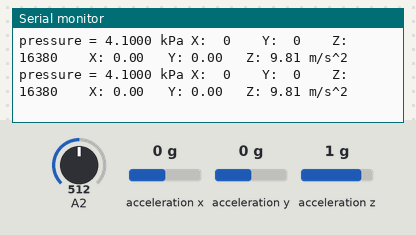
The sketch below on a simulated ATtiny85, built with avr-gcc and run on an emulated ATtiny85. Parts: the last lines printed to the serial monitor. The inputs (shaded band) are chosen by the test bench; at power-on: A2 = 512, acceleration x 0 g, acceleration y 0 g, acceleration z 1 g. Storage starts empty.

Above: at 2.7 s.
2.8 s: A2 set to 109
At 3.18 s:
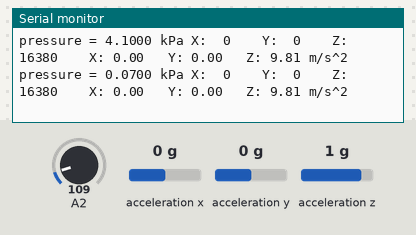
5.8 s: A2 set to 92
At 5.89 s:
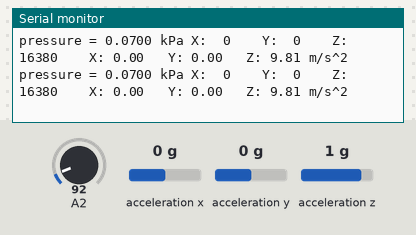
Timing chart, 0 to 8.8 s (numbered marks = the images above; inputs shaded):
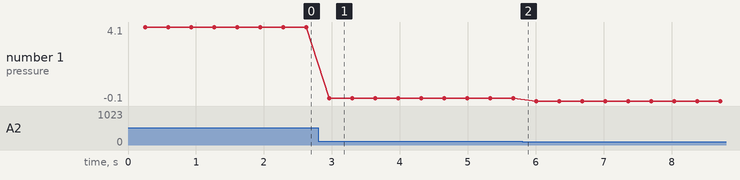

The sketch:

Design.ino
```cpp
/*
 * Acceleration and Pressure Detection
 *
 * modified 4/30/2018
 * by Ma Yunxing
 */
#include <SPI.h>
#include <Wire.h>
#include <Adafruit_LIS3DH.h>
#include <Adafruit_Sensor.h>

#include <SD.h>

const int chipSelect = 10;
const float SensorOffset = 102.0;

float sine_angle_z;
float angle_z_degrees;
float pressure;

#define LIS3DH_CLK 13
#define LIS3DH_MISO 12
#define LIS3DH_MOSI 11
Adafruit_LIS3DH lis = Adafruit_LIS3DH();
#if defined(ARDUINO_ARCH_SAMD)

   #define Serial SerialUSB
#endif

void setup()
{
  Serial.begin(9600);
  Wire.begin();


  Serial.print("Initializing SD card");
  if (!SD.begin(chipSelect)) {
    Serial.println("Card failed, or not present.");
    return;
  }
  Serial.println("Card Initialized.");
  #ifndef ESP8266
   while (!Serial);
  #endif

  Serial.println("LIS3DH test!");

  if (! lis.begin(0x18)) {   // change this to 0x19 for alternative i2c address
    Serial.println("Couldnt start");
    while (1);
  }
  Serial.println("LIS3DH found!");

  lis.setRange(LIS3DH_RANGE_4_G);   // 2, 4, 8 or 16 G!

  Serial.print("Range = "); Serial.print(2 << lis.getRange());
  Serial.println("G");
}


void loop() {
  getacceleration();
  getpressure();

}
void getpressure()
{

  float pressure = ( analogRead(A2) - SensorOffset)/100.0;

  Serial.print("pressure = ");
  Serial.print(pressure,4);
  Serial.print(" kPa ");
  delay(100);
  File dataFile = SD.open("PressureData.txt", FILE_WRITE);
  if (dataFile) {
  dataFile.println(pressure);
  dataFile.close();
 }
 else{
  Serial.println("Error opening PressureData.txt");
 }

}


void writeTo(int DEVICE, byte address, byte val){
  Wire.beginTransmission(DEVICE);
  Wire.write(address);
  Wire.write(val);
  Wire.endTransmission();
}

void readFrom(int DEVICE, byte address, int num, byte buff[]) {
  Wire.beginTransmission(DEVICE);
  Wire.write(address);
  Wire.endTransmission();
  Wire.beginTransmission(DEVICE);
  Wire.requestFrom(DEVICE,num);
  int i = 0;
  while(Wire.available()){
    buff[i] = Wire.read();
    i++;
  }
  Wire.endTransmission();
}


void getacceleration()
{
 lis.read();      // get X Y and Z data at once
  // Then print out the raw data
  Serial.print("X:  "); Serial.print(lis.x);
  Serial.print("  \tY:  "); Serial.print(lis.y);
  Serial.print("  \tZ:  "); Serial.print(lis.z);


  sensors_event_t event;
  lis.getEvent(&event);


  Serial.print("\t\tX: "); Serial.print(event.acceleration.x);
  Serial.print(" \tY: "); Serial.print(event.acceleration.y);
  Serial.print(" \tZ: "); Serial.print(event.acceleration.z);
  Serial.println(" m/s^2 ");

  Serial.println();

  delay(200);

 File dataFile = SD.open("AccelerationData.txt",FILE_WRITE);
 if (dataFile) {
  dataFile.println(event.acceleration.z);
  dataFile.close();
 }
 else{
  Serial.println("Error opening AccelerationData.txt");
 }
}
```

Measured:
- after the input at 2.8 s, the serial monitor: prints a new line after 0.16 s (image 1)
- plotted number 1: 4.1 → 0.07 after the input at 2.8 s, 0.07 → -0.1 after the input at 5.8 s
